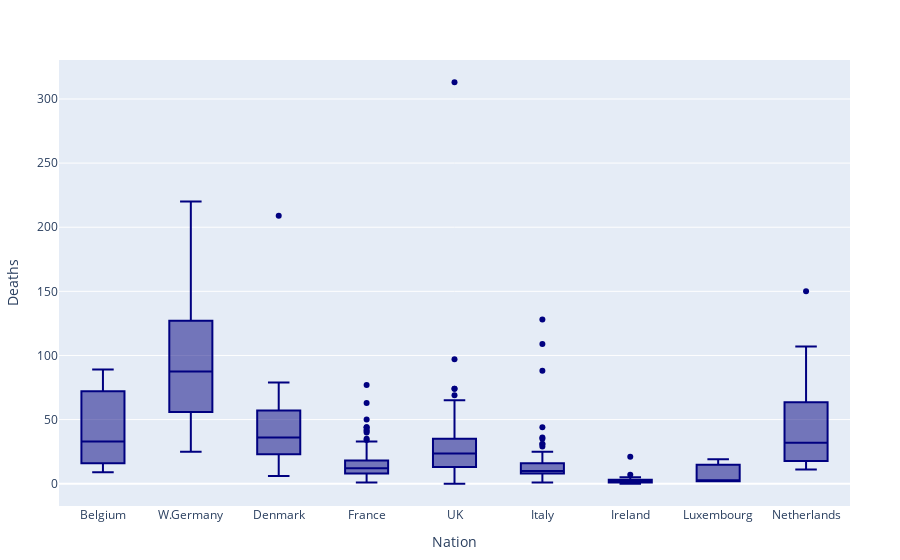

Notebook source saved alongside this figure:
### Markdown cell above
Create box plots depicting the number of deaths on each country.

### Code cell
bx = plot(melanoma, x=:Nation, y=:Deaths, kind="box",  marker_color=:navy)

### Figure 1 — Plotly figure (JSON) as saved in the notebook; plotly's stock layout.template omitted (floating-point values rounded to 4 significant figures; data arrays with more than 128 entries replaced by an {"elided": "..."} marker saying what was removed)
{"data": [{"marker": {"color": "navy"}, "type": "box", "x": {"elided": "354 str values"}, "xaxis": "x", "y": {"elided": "354 int values"}, "yaxis": "y"}], "layout": {"legend": {"tracegroupgap": 0}, "margin": {"b": 50, "l": 50, "r": 50, "t": 60}, "xaxis": {"title": {"text": "Nation"}}, "yaxis": {"title": {"text": "Deaths"}}}}
